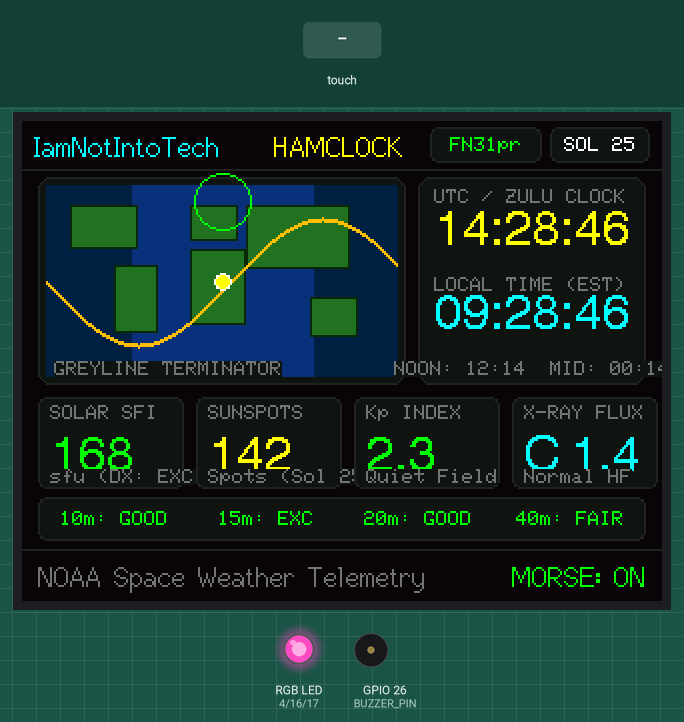
Simulated run of this program. Board: ESP32. On the bench: 320×240 colour display, an RGB LED mixed from three pins (HIGH = lit), buzzer (waves = sounding). Inputs (shaded band) come from the test bench. Random numbers use the default seed unless the program sets one.

Above: at 1.5 s.
At 2.5 s:
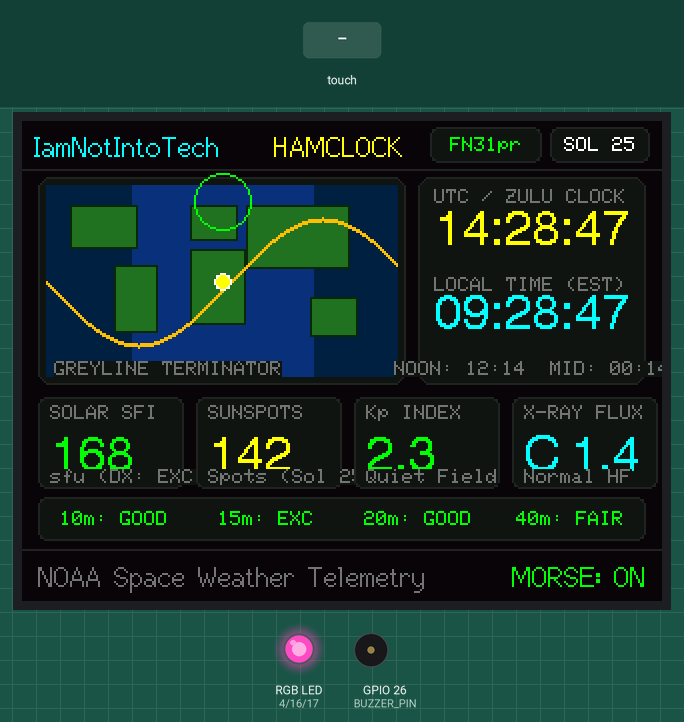
2.6 s: touch panel pressed at 87 % / 90 % of its raw x / y range
At 3.9 s:
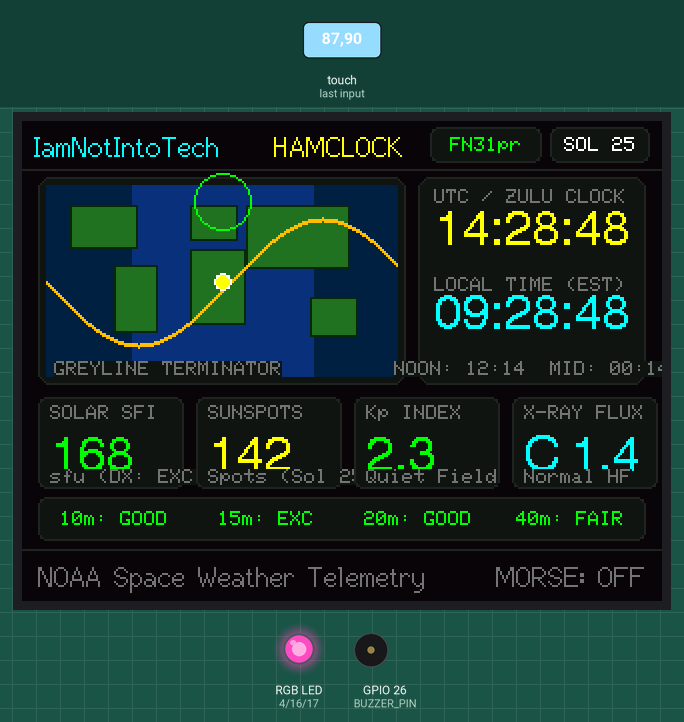
Timing chart, 0 to 5.6 s (numbered marks = the images above; inputs shaded):
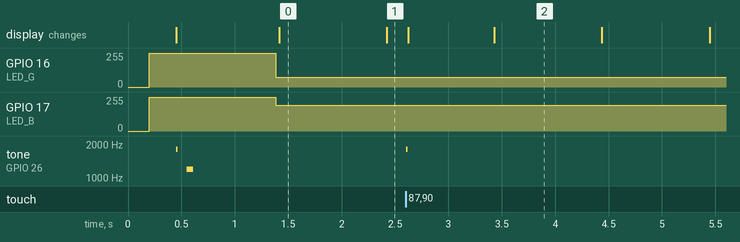

Measured:
- after the input at 2.6 s, tone on GPIO 26 (BUZZER_PIN): silent → 1800 Hz at once, → silent 0.01 s later
- what the display in image 0 shows lasts 1.0 s, from 1.4 s to 2.4 s

The program:

main.cpp
```cpp
// =========================================================================
//  Project 63 — CYD HamClock Space Weather Station
//  Cheap Yellow Display (ESP32-2432S028R)
//
//  📺 Tutorial:  https://youtube.com/@IamNotIntoTech
//  🖨️ Enclosure: https://youtube.com/@Makerrdesigns
//
//  Branding: IamNotIntoTech
// =========================================================================

#include <Arduino.h>
#include <TFT_eSPI.h>
#include <XPT2046_Touchscreen.h>
#include <SPI.h>
#include <ArduinoJson.h>

// =========================================================================
//  HARDWARE PINS & CALIBRATION (CYD 2.8" ESP32-2432S028R)
// =========================================================================
#define TOUCH_CS   33
#define TOUCH_CLK  25
#define TOUCH_MISO 39
#define TOUCH_MOSI 32
#define TOUCH_IRQ  36

#define LED_R      4
#define LED_G      16
#define LED_B      17

#define BUZZER_PIN 26
#define LDR_PIN    34

#define TS_MIN_X 240
#define TS_MAX_X 3800
#define TS_MIN_Y 240
#define TS_MAX_Y 3800

// 16-bit 565 Colors
#define C_BLACK       0x0000
#define C_WHITE       0xFFFF
#define C_BG          0x0821  // Deep space obsidian slate
#define C_CARD        0x10A2  // Slightly elevated card
#define C_CARD_BORDER 0x2124
#define C_OCEAN_DAY   0x098F  // Day Ocean Blue
#define C_OCEAN_NIGHT 0x0108  // Night Ocean Deep Blue
#define C_LAND_DAY    0x2384  // Day Continent Olive
#define C_LAND_NIGHT  0x0941  // Night Continent Dark
#define C_TERMINATOR  0xFDE0  // Solar greyline gold
#define C_YELLOW      0xFFE0
#define C_GREEN       0x07E0
#define C_CYAN        0x07FF
#define C_ALERT_RED   0xF800
#define C_GRAY        0x73AE
#define C_DARKGRAY    0x2965

TFT_eSPI tft = TFT_eSPI();
SPIClass touchSPI(HSPI);
XPT2046_Touchscreen touch(TOUCH_CS, TOUCH_IRQ);

// =========================================================================
//  SPACE WEATHER & CLOCK STATE
// =========================================================================
// Clocks
int utcH = 14;
int utcM = 28;
int utcS = 45;
int localH = 9;
int localM = 28;
int localS = 45;
bool is24hFormat = true;
bool morseAudioEnabled = true;

// Space Weather Metrics
int sfiFlux = 168;         // Solar Flux Index (>150 is excellent DX)
int ssnCount = 142;        // Sunspot number
float kpIndex = 2.3;       // Geomagnetic Kp-index (0..9)
const char* xRayClass = "C 1.4"; // Solar flare class

// HF Propagation Status
const char* BANDS[4] = { "10m: GOOD", "15m: EXC", "20m: GOOD", "40m: FAIR" };

// Solar Terminator Simulation
float sunLonOffset = 0;
unsigned long lastSecTick = 0;

// =========================================================================
//  SOUND & LED OUTPUT
// =========================================================================
void playTouchClick() {
    tone(BUZZER_PIN, 1800, 15);
}

// Plays "DX" in Morse Code (-..  -..-)
void playMorseDX() {
    if (!morseAudioEnabled) return;
    int dot = 50;
    // D: - . .
    tone(BUZZER_PIN, 1200, dot * 3); delay(dot * 4);
    tone(BUZZER_PIN, 1200, dot);     delay(dot * 2);
    tone(BUZZER_PIN, 1200, dot);     delay(dot * 4);
    // X: - . . -
    tone(BUZZER_PIN, 1200, dot * 3); delay(dot * 4);
    tone(BUZZER_PIN, 1200, dot);     delay(dot * 2);
    tone(BUZZER_PIN, 1200, dot);     delay(dot * 2);
    tone(BUZZER_PIN, 1200, dot * 3); delay(dot * 4);
}

void setRGB(uint8_t r, uint8_t g, uint8_t b) {
    analogWrite(LED_R, 255 - r);
    analogWrite(LED_G, 255 - g);
    analogWrite(LED_B, 255 - b);
}

void updateKpLed() {
    if (kpIndex >= 5.0) {
        setRGB(255, 0, 0); // Geomagnetic Storm Red!
    } else if (kpIndex >= 4.0) {
        setRGB(255, 180, 0); // Unsettled Yellow
    } else {
        setRGB(0, 180, 60); // Quiet Green
    }
}

// =========================================================================
//  UI DRAWING ROUTINES
// =========================================================================
void drawHeader() {
    tft.fillRect(0, 0, 320, 24, C_BG);

    // Title / Brand
    tft.setTextColor(C_CYAN, C_BG);
    tft.setTextDatum(TL_DATUM);
    tft.drawString("IamNotIntoTech", 6, 5, 2);
    tft.setTextColor(C_YELLOW, C_BG);
    tft.drawString("HAMCLOCK", 126, 5, 2);

    // Grid locator badge
    tft.fillRoundRect(204, 3, 56, 18, 4, C_CARD);
    tft.drawRoundRect(204, 3, 56, 18, 4, C_CARD_BORDER);
    tft.setTextColor(C_GREEN, C_CARD);
    tft.setTextDatum(MC_DATUM);
    tft.drawString("FN31pr", 232, 12, 1);

    // Solar cycle chip
    tft.fillRoundRect(264, 3, 50, 18, 4, C_CARD);
    tft.drawRoundRect(264, 3, 50, 18, 4, C_CARD_BORDER);
    tft.setTextColor(C_WHITE, C_CARD);
    tft.drawString("SOL 25", 289, 12, 1);

    tft.drawFastHLine(0, 24, 320, C_CARD_BORDER);
}

// --- WORLD MAP WITH DAY / NIGHT SOLAR TERMINATOR ---
void drawWorldMap() {
    int mx = 8;
    int my = 28;
    int mw = 184;
    int mh = 104;

    tft.fillRoundRect(mx, my, mw, mh, 6, C_CARD);
    tft.drawRoundRect(mx, my, mw, mh, 6, C_CARD_BORDER);

    // Draw Ocean Background
    int subSolarX = mx + (int)((fmod(sunLonOffset + 180.0, 360.0) / 360.0) * mw);

    // Render day/night split ocean background
    for (int x = 0; x < mw - 8; x++) {
        int px = mx + 4 + x;
        int distFromSun = abs(px - subSolarX);
        if (distFromSun > (mw / 2)) distFromSun = mw - distFromSun;
        bool isDay = (distFromSun < (mw / 4));
        tft.drawFastVLine(px, my + 4, mh - 8, isDay ? C_OCEAN_DAY : C_OCEAN_NIGHT);
    }

    // Simplified Continental Vector Silhouettes
    // North America (X: 18..55, Y: 12..45)
    tft.fillRect(mx + 16, my + 14, 34, 22, C_LAND_DAY);
    tft.drawRect(mx + 16, my + 14, 34, 22, C_LAND_NIGHT);

    // South America (X: 38..62, Y: 46..84)
    tft.fillRect(mx + 38, my + 44, 22, 34, C_LAND_DAY);
    tft.drawRect(mx + 38, my + 44, 22, 34, C_LAND_NIGHT);

    // Europe (X: 78..102, Y: 12..34)
    tft.fillRect(mx + 76, my + 14, 24, 18, C_LAND_DAY);
    tft.drawRect(mx + 76, my + 14, 24, 18, C_LAND_NIGHT);

    // Africa (X: 76..106, Y: 36..76)
    tft.fillRect(mx + 76, my + 36, 28, 38, C_LAND_DAY);
    tft.drawRect(mx + 76, my + 36, 28, 38, C_LAND_NIGHT);

    // Asia (X: 104..162, Y: 12..50)
    tft.fillRect(mx + 104, my + 14, 52, 32, C_LAND_DAY);
    tft.drawRect(mx + 104, my + 14, 52, 32, C_LAND_NIGHT);

    // Australia (X: 136..162, Y: 60..86)
    tft.fillRect(mx + 136, my + 60, 24, 20, C_LAND_DAY);
    tft.drawRect(mx + 136, my + 60, 24, 20, C_LAND_NIGHT);

    // Solar Terminator (Golden Sinusoidal Greyline Projection)
    for (int x = 0; x < mw - 8; x++) {
        int px = mx + 4 + x;
        float angle = ((float)(x + (int)sunLonOffset) / mw) * 2 * PI;
        int termY = my + (mh / 2) + (int)(sin(angle) * 32.0);
        if (termY >= my + 4 && termY < my + mh - 4) {
            tft.drawPixel(px, termY, C_TERMINATOR);
            tft.drawPixel(px, termY + 1, C_TERMINATOR);
        }
    }

    // Subsolar point (Golden Sun Disc)
    int sunY = my + (mh / 2) + (int)(sin(((subSolarX - mx) / (float)mw) * 2 * PI) * 16.0);
    sunY = constrain(sunY, my + 8, my + mh - 8);
    tft.fillCircle(subSolarX, sunY, 4, C_YELLOW);
    tft.drawCircle(subSolarX, sunY, 4, C_WHITE);

    // Auroral Oval Ring at North Pole
    tft.drawCircle(mx + (mw / 2), my + 12, 14, C_GREEN);

    tft.setTextColor(C_GRAY, C_CARD);
    tft.setTextDatum(BL_DATUM);
    tft.drawString("GREYLINE TERMINATOR", mx + 8, my + mh - 4, 1);
}

// --- DUAL CLOCKS PANEL (UTC & LOCAL) ---
void drawClocks() {
    int cx = 198;
    int cy = 28;
    int cw = 114;
    int ch = 104;

    tft.fillRoundRect(cx, cy, cw, ch, 6, C_CARD);
    tft.drawRoundRect(cx, cy, cw, ch, 6, C_CARD_BORDER);

    // UTC / ZULU Time Header
    tft.setTextColor(C_GRAY, C_CARD);
    tft.setTextDatum(TL_DATUM);
    tft.drawString("UTC / ZULU CLOCK", cx + 8, cy + 6, 1);

    // Big UTC Clock
    char utcBuf[24];
    snprintf(utcBuf, sizeof(utcBuf), "%02d:%02d:%02d", utcH, utcM, utcS);
    tft.setTextColor(C_YELLOW, C_CARD);
    tft.setTextDatum(MC_DATUM);
    tft.drawString(utcBuf, cx + (cw / 2), cy + 28, 4);

    // Local Clock
    tft.setTextColor(C_GRAY, C_CARD);
    tft.setTextDatum(TL_DATUM);
    tft.drawString("LOCAL TIME (EST)", cx + 8, cy + 50, 1);

    char locBuf[24];
    snprintf(locBuf, sizeof(locBuf), "%02d:%02d:%02d", localH, localM, localS);
    tft.setTextColor(C_CYAN, C_CARD);
    tft.setTextDatum(MC_DATUM);
    tft.drawString(locBuf, cx + (cw / 2), cy + 70, 4);

    // Solar Ephemeris markers
    tft.setTextColor(C_GRAY, C_CARD);
    tft.setTextDatum(BC_DATUM);
    tft.drawString("NOON: 12:14  MID: 00:14", cx + (cw / 2), cy + ch - 4, 1);
}

// --- SPACE WEATHER TELEMETRY CARDS (SFI, SSN, Kp, X-RAY) ---
void drawSpaceWeather() {
    int sy = 138;
    int cardW = 73;
    int cardH = 46;
    int spacing = 6;
    int startX = 8;

    // 1. SFI (Solar Flux Index)
    int x1 = startX;
    tft.fillRoundRect(x1, sy, cardW, cardH, 4, C_CARD);
    tft.drawRoundRect(x1, sy, cardW, cardH, 4, C_CARD_BORDER);
    tft.setTextColor(C_GRAY, C_CARD);
    tft.setTextDatum(TL_DATUM);
    tft.drawString("SOLAR SFI", x1 + 6, sy + 4, 1);
    char sfiBuf[16];
    snprintf(sfiBuf, sizeof(sfiBuf), "%d", sfiFlux);
    tft.setTextColor(C_GREEN, C_CARD);
    tft.drawString(sfiBuf, x1 + 6, sy + 18, 4);
    tft.setTextColor(C_GRAY, C_CARD);
    tft.drawString("sfu (DX: EXC)", x1 + 6, sy + 36, 1);

    // 2. SSN (Sunspot Number)
    int x2 = x1 + cardW + spacing;
    tft.fillRoundRect(x2, sy, cardW, cardH, 4, C_CARD);
    tft.drawRoundRect(x2, sy, cardW, cardH, 4, C_CARD_BORDER);
    tft.setTextColor(C_GRAY, C_CARD);
    tft.drawString("SUNSPOTS", x2 + 6, sy + 4, 1);
    char ssnBuf[16];
    snprintf(ssnBuf, sizeof(ssnBuf), "%d", ssnCount);
    tft.setTextColor(C_YELLOW, C_CARD);
    tft.drawString(ssnBuf, x2 + 6, sy + 18, 4);
    tft.setTextColor(C_GRAY, C_CARD);
    tft.drawString("Spots (Sol 25)", x2 + 6, sy + 36, 1);

    // 3. Kp Geomagnetic Index
    int x3 = x2 + cardW + spacing;
    tft.fillRoundRect(x3, sy, cardW, cardH, 4, C_CARD);
    tft.drawRoundRect(x3, sy, cardW, cardH, 4, C_CARD_BORDER);
    tft.setTextColor(C_GRAY, C_CARD);
    tft.drawString("Kp INDEX", x3 + 6, sy + 4, 1);
    char kpBuf[16];
    snprintf(kpBuf, sizeof(kpBuf), "%.1f", kpIndex);
    uint16_t kpCol = (kpIndex < 3.0) ? C_GREEN : (kpIndex < 5.0 ? C_YELLOW : C_ALERT_RED);
    tft.setTextColor(kpCol, C_CARD);
    tft.drawString(kpBuf, x3 + 6, sy + 18, 4);
    tft.setTextColor(C_GRAY, C_CARD);
    tft.drawString(kpIndex < 3.0 ? "Quiet Field" : "Unsettled", x3 + 6, sy + 36, 1);

    // 4. X-Ray Solar Flare Class
    int x4 = x3 + cardW + spacing;
    tft.fillRoundRect(x4, sy, cardW, cardH, 4, C_CARD);
    tft.drawRoundRect(x4, sy, cardW, cardH, 4, C_CARD_BORDER);
    tft.setTextColor(C_GRAY, C_CARD);
    tft.drawString("X-RAY FLUX", x4 + 6, sy + 4, 1);
    tft.setTextColor(C_CYAN, C_CARD);
    tft.drawString(xRayClass, x4 + 6, sy + 18, 4);
    tft.setTextColor(C_GRAY, C_CARD);
    tft.drawString("Normal HF", x4 + 6, sy + 36, 1);

    // Lower Band Propagation Strip (Y: 190, H: 20)
    int py = 188;
    int pw = 304;
    tft.fillRoundRect(startX, py, pw, 22, 4, C_CARD);
    tft.drawRoundRect(startX, py, pw, 22, 4, C_CARD_BORDER);

    int bandStep = pw / 4;
    for (int i = 0; i < 4; i++) {
        tft.setTextColor(C_GREEN, C_CARD);
        tft.setTextDatum(MC_DATUM);
        tft.drawString(BANDS[i], startX + (i * bandStep) + (bandStep / 2), py + 11, 1);
    }
}

void drawFooter() {
    int by = 214;
    tft.fillRect(0, by, 320, 26, C_BG);
    tft.drawFastHLine(0, by, 320, C_CARD_BORDER);

    tft.setTextColor(C_GRAY, C_BG);
    tft.setTextDatum(TL_DATUM);
    tft.drawString("NOAA Space Weather Telemetry", 8, by + 6, 2);

    tft.setTextColor(morseAudioEnabled ? C_GREEN : C_GRAY, C_BG);
    tft.setTextDatum(TR_DATUM);
    tft.drawString(morseAudioEnabled ? "MORSE: ON" : "MORSE: OFF", 312, by + 6, 2);
}

// =========================================================================
//  TOUCH INPUT HANDLING
// =========================================================================
void handleTouch() {
    if (!touch.touched()) return;

    TS_Point p = touch.getPoint();
    int tx = map(p.x, TS_MIN_X, TS_MAX_X, 0, 320);
    int ty = map(p.y, TS_MIN_Y, TS_MAX_Y, 0, 240);
    tx = constrain(tx, 0, 319);
    ty = constrain(ty, 0, 239);

    // 1. Morse Audio Toggle (Footer Touch, Y >= 210)
    if (ty >= 210 && tx >= 220) {
        morseAudioEnabled = !morseAudioEnabled;
        playTouchClick();
        drawFooter();
        delay(250);
        return;
    }

    // 2. Play Morse Code test (Tap Clocks, X >= 198, Y: 28..134)
    if (tx >= 198 && ty >= 28 && ty <= 134) {
        playMorseDX();
        delay(250);
        return;
    }

    // 3. Force space weather update / rescan
    if (ty < 210) {
        playTouchClick();
        sfiFlux += random(-2, 3);
        ssnCount += random(-1, 2);
        drawSpaceWeather();
        delay(200);
        return;
    }
}

// =========================================================================
//  SETUP & MAIN LOOP
// =========================================================================
void setup() {
    Serial.begin(115200);
    delay(200);

    pinMode(LED_R, OUTPUT);
    pinMode(LED_G, OUTPUT);
    pinMode(LED_B, OUTPUT);
    pinMode(BUZZER_PIN, OUTPUT);
    pinMode(LDR_PIN, INPUT);

    setRGB(0, 0, 0);

    // Init Display & Touch
    tft.init();
    tft.setRotation(1); // Landscape 320x240
    tft.fillScreen(C_BG);

    touchSPI.begin(TOUCH_CLK, TOUCH_MISO, TOUCH_MOSI, TOUCH_CS);
    touch.begin(touchSPI);
    touch.setRotation(1);

    // Space Weather Boot Screen
    tft.setTextColor(C_CYAN, C_BG);
    tft.setTextDatum(MC_DATUM);
    tft.drawString("IamNotIntoTech", 160, 80, 4);
    tft.setTextColor(C_YELLOW, C_BG);
    tft.drawString("HAMCLOCK & SPACE WEATHER STATION", 160, 120, 2);
    tft.setTextColor(C_WHITE, C_BG);
    tft.drawString("Connecting to NOAA Space Weather & Solar Indices...", 160, 150, 1);

    playTouchClick();
    delay(100);
    tone(BUZZER_PIN, 1200, 60);
    delay(600);

    tft.fillScreen(C_BG);

    drawHeader();
    drawWorldMap();
    drawClocks();
    drawSpaceWeather();
    drawFooter();

    updateKpLed();
}

void loop() {
    handleTouch();

    unsigned long now = millis();

    // 1-second clock advance & solar terminator rotation
    if (now - lastSecTick >= 1000) {
        lastSecTick = now;

        utcS++;
        localS++;

        if (utcS >= 60) {
            utcS = 0;
            utcM++;
            if (utcM >= 60) {
                utcM = 0;
                utcH = (utcH + 1) % 24;
                // Play hourly Morse Code DX chime!
                playMorseDX();
            }
        }

        if (localS >= 60) {
            localS = 0;
            localM++;
            if (localM >= 60) {
                localM = 0;
                localH = (localH + 1) % 24;
            }
        }

        // Advance sun longitude
        sunLonOffset += 0.2;
        if (sunLonOffset >= 360.0) sunLonOffset = 0;

        drawClocks();

        // Refresh map every 30 seconds
        if (utcS % 30 == 0) {
            drawWorldMap();
        }
    }

    delay(20);
}
```
